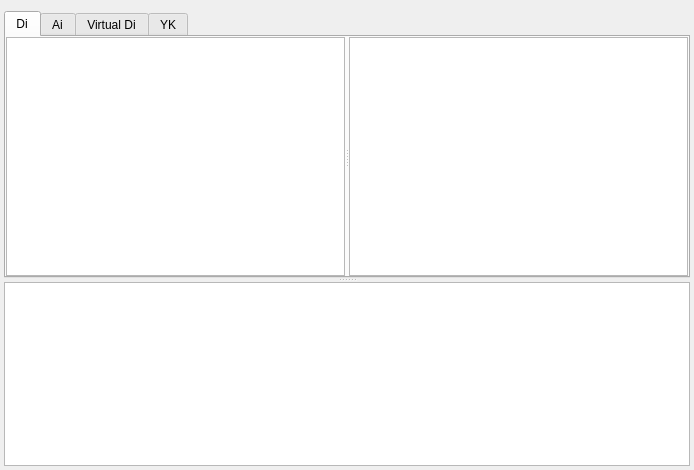
<?xml version="1.0" encoding="UTF-8"?>
<ui version="4.0">
 <class>CDTWorkWidget</class>
 <widget class="QWidget" name="CDTWorkWidget">
  <property name="geometry">
   <rect>
    <x>0</x>
    <y>0</y>
    <width>694</width>
    <height>470</height>
   </rect>
  </property>
  <layout class="QVBoxLayout" name="verticalLayout_6">
   <property name="leftMargin">
    <number>4</number>
   </property>
   <property name="rightMargin">
    <number>4</number>
   </property>
   <property name="bottomMargin">
    <number>4</number>
   </property>
   <item>
    <widget class="QSplitter" name="vecSplitter">
     <property name="orientation">
      <enum>Qt::Vertical</enum>
     </property>
     <widget class="QTabWidget" name="tabPoint">
      <property name="currentIndex">
       <number>0</number>
      </property>
      <widget class="QWidget" name="tabDi">
       <attribute name="title">
        <string>Di</string>
       </attribute>
       <layout class="QVBoxLayout" name="verticalLayout_2">
        <property name="leftMargin">
         <number>0</number>
        </property>
        <property name="topMargin">
         <number>0</number>
        </property>
        <property name="rightMargin">
         <number>0</number>
        </property>
        <property name="bottomMargin">
         <number>0</number>
        </property>
        <item>
         <widget class="QSplitter" name="hsplitterDi">
          <property name="orientation">
           <enum>Qt::Horizontal</enum>
          </property>
          <widget class="QTableView" name="viewDi"/>
          <widget class="QPlainTextEdit" name="editDiProtocol"/>
         </widget>
        </item>
       </layout>
      </widget>
      <widget class="QWidget" name="tabAi">
       <attribute name="title">
        <string>Ai</string>
       </attribute>
       <layout class="QVBoxLayout" name="verticalLayout_3">
        <property name="leftMargin">
         <number>0</number>
        </property>
        <property name="topMargin">
         <number>0</number>
        </property>
        <property name="rightMargin">
         <number>0</number>
        </property>
        <property name="bottomMargin">
         <number>0</number>
        </property>
        <item>
         <widget class="QSplitter" name="hsplitterAi">
          <property name="orientation">
           <enum>Qt::Horizontal</enum>
          </property>
          <widget class="QTableView" name="viewAi"/>
          <widget class="QPlainTextEdit" name="editAiProtocol"/>
         </widget>
        </item>
       </layout>
      </widget>
      <widget class="QWidget" name="tabVDi">
       <attribute name="title">
        <string>Virtual Di</string>
       </attribute>
       <layout class="QVBoxLayout" name="verticalLayout_4">
        <property name="leftMargin">
         <number>0</number>
        </property>
        <property name="topMargin">
         <number>0</number>
        </property>
        <property name="rightMargin">
         <number>0</number>
        </property>
        <property name="bottomMargin">
         <number>0</number>
        </property>
        <item>
         <widget class="QSplitter" name="hsplitterVDi">
          <property name="orientation">
           <enum>Qt::Horizontal</enum>
          </property>
          <widget class="QTableView" name="viewVDi"/>
          <widget class="QPlainTextEdit" name="editVDiProtocol"/>
         </widget>
        </item>
       </layout>
      </widget>
      <widget class="QWidget" name="tabYk">
       <attribute name="title">
        <string>YK</string>
       </attribute>
       <layout class="QVBoxLayout" name="verticalLayout_5">
        <property name="leftMargin">
         <number>0</number>
        </property>
        <property name="topMargin">
         <number>0</number>
        </property>
        <property name="rightMargin">
         <number>0</number>
        </property>
        <property name="bottomMargin">
         <number>0</number>
        </property>
        <item>
         <widget class="QSplitter" name="hsplitterYk">
          <property name="orientation">
           <enum>Qt::Horizontal</enum>
          </property>
          <widget class="QWidget" name="layoutWidget">
           <layout class="QVBoxLayout" name="verticalLayout">
            <item>
             <layout class="QHBoxLayout" name="horizontalLayout_2">
              <item>
               <widget class="QPushButton" name="btnLock">
                <property name="text">
                 <string>Lock</string>
                </property>
               </widget>
              </item>
              <item>
               <widget class="QPushButton" name="btnUnlock">
                <property name="text">
                 <string>UnLock</string>
                </property>
               </widget>
              </item>
             </layout>
            </item>
            <item>
             <layout class="QHBoxLayout" name="horizontalLayout">
              <item>
               <widget class="QSpinBox" name="edPtId"/>
              </item>
              <item>
               <widget class="QComboBox" name="cbbYKOper">
                <item>
                 <property name="text">
                  <string>Off</string>
                 </property>
                </item>
                <item>
                 <property name="text">
                  <string>On</string>
                 </property>
                </item>
               </widget>
              </item>
              <item>
               <widget class="QPushButton" name="btnExecute">
                <property name="text">
                 <string>Execute</string>
                </property>
               </widget>
              </item>
             </layout>
            </item>
            <item>
             <widget class="QPlainTextEdit" name="textYkInfo">
              <property name="readOnly">
               <bool>true</bool>
              </property>
             </widget>
            </item>
           </layout>
          </widget>
          <widget class="QPlainTextEdit" name="editYkProtocol"/>
         </widget>
        </item>
       </layout>
      </widget>
     </widget>
     <widget class="QTextBrowser" name="textBrowser"/>
    </widget>
   </item>
  </layout>
 </widget>
 <resources/>
 <connections/>
</ui>
